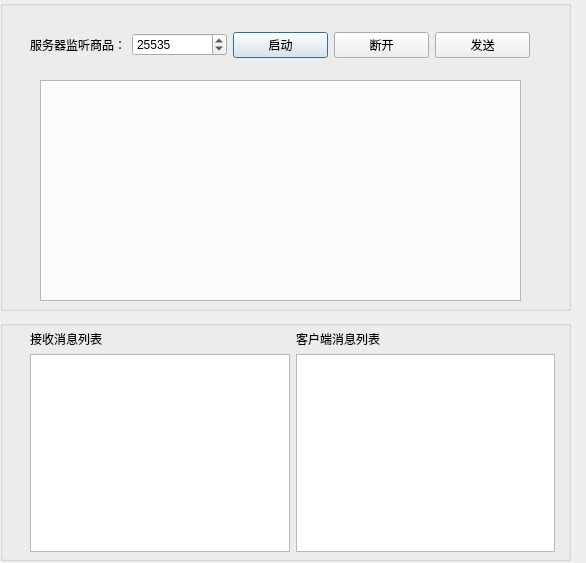
<?xml version="1.0" encoding="UTF-8"?>
<ui version="4.0">
 <class>MainDialog</class>
 <widget class="QDialog" name="MainDialog">
  <property name="geometry">
   <rect>
    <x>0</x>
    <y>0</y>
    <width>586</width>
    <height>563</height>
   </rect>
  </property>
  <property name="windowTitle">
   <string>WebSocket服务器端--测试版</string>
  </property>
  <property name="windowIcon">
   <iconset resource="res.qrc">
    <normaloff>:/images/icon.jfif</normaloff>:/images/icon.jfif</iconset>
  </property>
  <widget class="QTextEdit" name="textEditSendData">
   <property name="geometry">
    <rect>
     <x>40</x>
     <y>80</y>
     <width>481</width>
     <height>221</height>
    </rect>
   </property>
  </widget>
  <widget class="QGroupBox" name="groupBox">
   <property name="geometry">
    <rect>
     <x>0</x>
     <y>0</y>
     <width>571</width>
     <height>311</height>
    </rect>
   </property>
   <property name="title">
    <string/>
   </property>
  </widget>
  <widget class="QGroupBox" name="groupBox_2">
   <property name="geometry">
    <rect>
     <x>0</x>
     <y>320</y>
     <width>571</width>
     <height>241</height>
    </rect>
   </property>
   <property name="title">
    <string/>
   </property>
  </widget>
  <widget class="QWidget" name="">
   <property name="geometry">
    <rect>
     <x>30</x>
     <y>30</y>
     <width>500</width>
     <height>30</height>
    </rect>
   </property>
   <layout class="QHBoxLayout" name="horizontalLayout">
    <item>
     <widget class="QLabel" name="label">
      <property name="text">
       <string>服务器监听商品：</string>
      </property>
     </widget>
    </item>
    <item>
     <widget class="QSpinBox" name="spinBox_Port">
      <property name="maximum">
       <number>65535</number>
      </property>
      <property name="value">
       <number>25535</number>
      </property>
     </widget>
    </item>
    <item>
     <widget class="QPushButton" name="pushButtonStart">
      <property name="text">
       <string>启动</string>
      </property>
     </widget>
    </item>
    <item>
     <widget class="QPushButton" name="pushButtonDisc">
      <property name="text">
       <string>断开</string>
      </property>
     </widget>
    </item>
    <item>
     <widget class="QPushButton" name="pushButtonSend">
      <property name="text">
       <string>发送</string>
      </property>
     </widget>
    </item>
   </layout>
  </widget>
  <widget class="QWidget" name="">
   <property name="geometry">
    <rect>
     <x>30</x>
     <y>330</y>
     <width>525</width>
     <height>222</height>
    </rect>
   </property>
   <layout class="QHBoxLayout" name="horizontalLayout_2">
    <item>
     <layout class="QVBoxLayout" name="verticalLayout">
      <item>
       <widget class="QLabel" name="label_2">
        <property name="text">
         <string>接收消息列表</string>
        </property>
       </widget>
      </item>
      <item>
       <widget class="QTextEdit" name="textEditRecieve"/>
      </item>
     </layout>
    </item>
    <item>
     <layout class="QVBoxLayout" name="verticalLayout_2">
      <item>
       <widget class="QLabel" name="label_3">
        <property name="text">
         <string>客户端消息列表</string>
        </property>
       </widget>
      </item>
      <item>
       <widget class="QListWidget" name="listWidgetClient"/>
      </item>
     </layout>
    </item>
   </layout>
  </widget>
 </widget>
 <resources>
  <include location="res.qrc"/>
 </resources>
 <connections/>
</ui>
